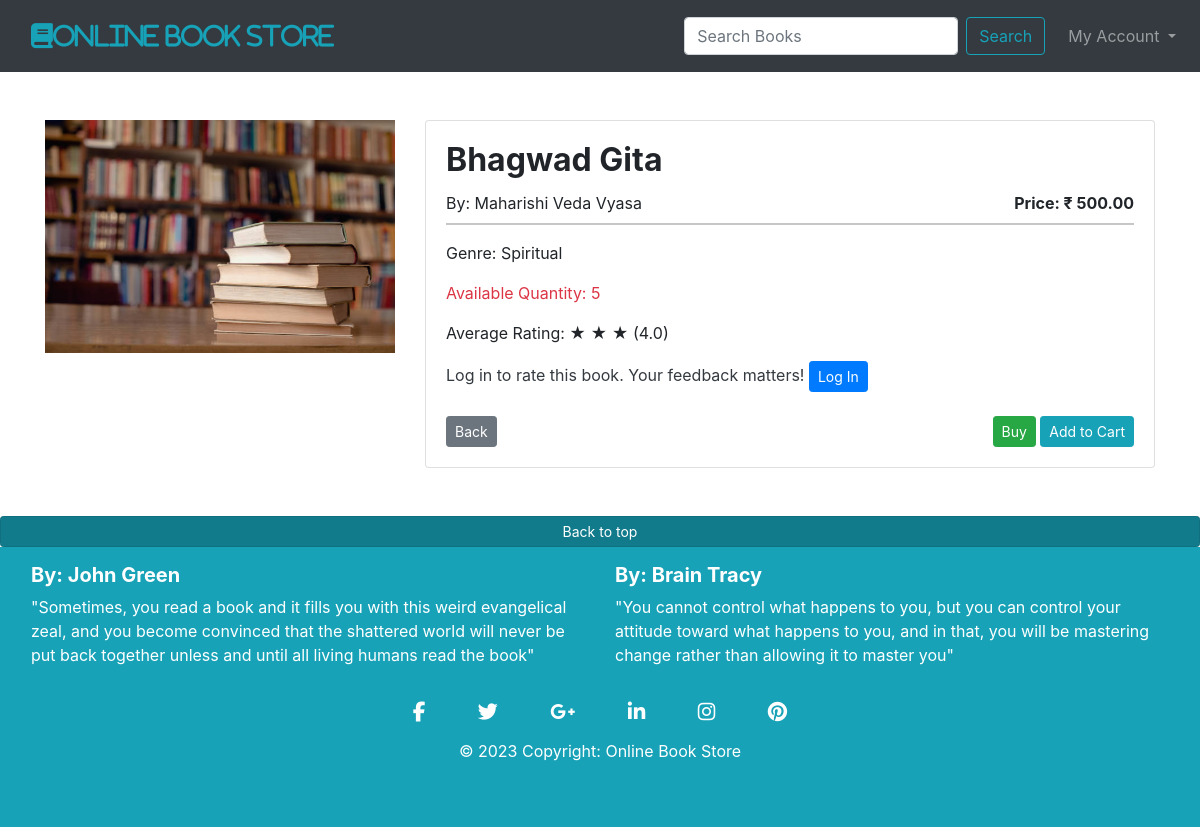
Page /bookview/bhagwad-gita on the committed database.
### cart/models.py (models this page shows, shortened)
class Book(models.Model):
    title = models.CharField(max_length=255)
    author = models.CharField(max_length=255)
    genre = models.ForeignKey(Genre,on_delete = models.SET_NULL, null=True, blank=True)
    price = models.DecimalField(max_digits=10,decimal_places=2)
    available_quantity = models.PositiveIntegerField()
    image = models.ImageField(upload_to='images/', height_field=None, width_field=None, max_length=None,blank=True,null = True)
    created_on = models.DateTimeField(auto_now_add=True, blank=True, null=True)
    updated_on = models.DateTimeField(auto_now=True, blank=True, null=True)
    slug = models.SlugField(unique=True,blank=True, null=True)
    avg_rating = models.FloatField(default=0)

class Genre(models.Model):
    genre = models.CharField(max_length=255)
    slug = models.SlugField(max_length=100, unique=True)
    def __str__(self):
        return self.genre

### cart/views.py (the view)
# urls.py: path('bookview/<slug:slug>',BookView.as_view(),name='bookview'),
class BookView(DetailView):
    model = Book
    template_name = 'bookview.html'

### cart/templates/bookview.html (shortened to what this page needs)
{% extends "base.html" %}
{% block content %}
{% load crispy_forms_tags %}
{% load static %}
<br/><br/>
<div class="container">
    <div class="row">
        <div class="col-md-4">
            <img src="{% static 'images/book.jpg' %}" class="img-fluid" alt="{{ book.title }}">
        </div>
        <div class="col-md-8">
            <div class="card">
                <div class="card-body">
                    <h2 class="card-title"><b>{{ book.title }}</b></h2>
                    <div class="d-flex justify-content-between">
                        <p class="card-text text-lg mb-0">By: {{ book.author }}</p>
                        <p class="card-text text-lg mb-0"><b>Price: &#8377; {{ book.price }}</b></p>
                    </div>
                    <hr class="mt-2">
                    <p class="card-text">Genre: {{ book.genre }}</p>
                    {% if book.available_quantity < 0 %}
                        <span class="btn btn-sm btn-danger text-white">Out of Stock</span>
                    {% else %}
                        <p class="card-text text-danger">Available Quantity: {{ book.available_quantity }}</p>
                        <p class="card-text">Average Rating:
                            {% if book.avg_rating %}
                                {% with book.avg_rating|floatformat:"1" as avg_rating %}
                                    {% for i in avg_rating %}
                                        &#9733;
                                    {% endfor %}
                                {% endwith %}
                                ({{ book.avg_rating|floatformat:"1" }})
                            {% else %}
                                Not Rated
                            {% endif %}
                        </p>
                        {% if user.is_authenticated %}
                                {% comment %} {% if book.avg_rating %}
                                    <p>Rating: {{ book.avg_rating }}</p>
                                {% else %}   {% endcomment %}
                                <form method="post" action="{% url 'rate_book' book.slug %}">
                                    {% csrf_token %}
                                    <label for="rating">Rate this book:</label>
                                    <div class="form-group">
                                        <select class="form-control" id="rating" name="rating">
                                            <option value="5">5 (Excellent)</option>
                                            <option value="4">4 (Good)</option>
                                            <option value="3">3 (Average)</option>
                                            <option value="2">2 (Poor)</option>
                                            <option value="1">1 (Terrible)</option>
                                        </select>
                                    </div>
                                    <button type="submit" class="btn btn-sm btn-primary">Submit Rating</button>
                                </form>
                                {% comment %} {% endif %} {% endcomment %}
                        {% else %}
                            <div class="text-dark">
                                Log in to rate this book. Your feedback matters!
                                <a href="{% url 'login' %}" class="btn btn-sm btn-primary">Log In</a>
                            </div>
                        {% endif %}
                        <br/>
                        <form method="post" action="{% url 'addtocart' book.slug %}">
                            <div class="d-flex justify-content-between">
                                <a href="{% url 'home' %}" class="btn btn-sm btn-secondary">Back</a>
                                <div>
                                <a class="btn btn-sm btn-success" href="{% url 'checkout'  %}">Buy</a>
                                <button type="submit" class="btn btn-sm btn-info">Add to Cart</button>
                                </div>
                            </div>
                        </form>
                    {% endif %}
                </div>
            </div>
        </div>
    </div>
</div>
{% endblock %}

### rows in the picture
Book: title "Bhagwad Gita", author "Maharishi Veda Vyasa", price "500.00", genre "Spiritual", available_quantity "5", avg_rating "4.0"
